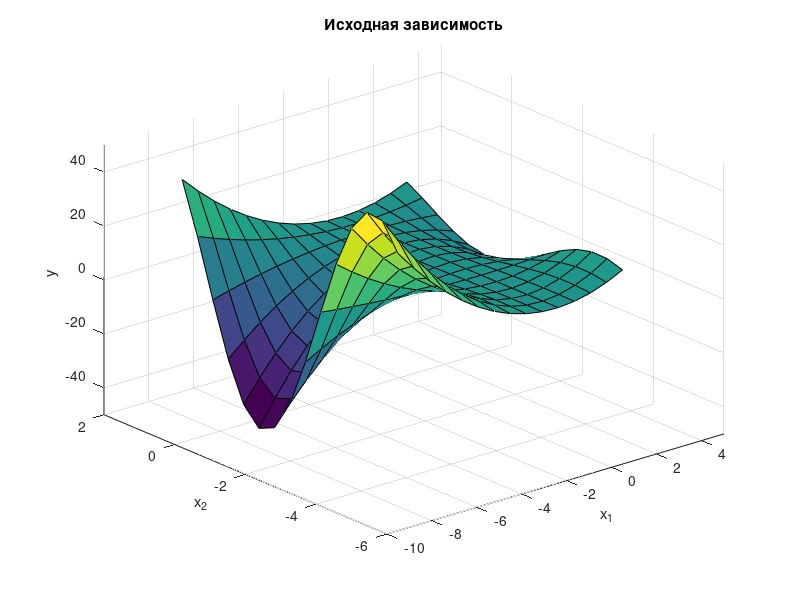

This chart was generated by the following MATLAB code: (Note: this script raises an error after producing the figure.)
%   Нечёткая аппроксимация зависимости: y=x1^2*sin(x2-1)
%                                                         (a2_IssledFIS.m)
%  <<< Исследование эффективности систем нечёткого вывода >>>
%==========================================================================
clear all

%--------------------------------------------------------------------------
% Построение графика функции  y=x1^2*sin(x2-1)
% в области    x1 e [-7, 3];  x2 e [-4.4, 1.7]
%---------------------------------------------

n = 15;         % количество точек дискретизации
x1 = linspace(-7,     3, n);
x2 = linspace(-4.4, 1.7, n);

y = zeros(n, n);
for i = 1:n
    y(i,:) = x1.^2 * sin(x2(i)-1);   
end    

%---------------------------------------------
h1 = figure(1);
set(h1,'Position',[5   554   524   407])
% get(h1,'Position')
surf(x1, x2, y)
axis([-10     5 ...
      -6	2 ...
      -50   50]); 
view(-40,30)
xlabel('x_1');   ylabel('x_2');   zlabel('y');
title('Исходная зависимость') 

%--------------------------------------------------------------------------
% Построение графика нечёткого отображения Мамдани
% с треугольными функциями принадл. термов вх.перем.
%---------------------------------------------

fM = readfis('firstM');        % загрузка нечёткой системы с диска
% getfis(fM);
% showfis(fM);

yM = zeros(n, n);
for i = 1:n
    yM(i,:) = evalfis([x1; ones(size(x1))*x2(i)], fM)';    
end  

%---------------------------------------------

h2 = figure(2);
set(h2,'Position',[5    65   524   407])
surf(x1, x2, yM)
axis([-10     5 ...
      -6	2 ...
      -50   50]); 
view(-40,30)
xlabel('x_1');   ylabel('x_2');   zlabel('y');
title('Система нечёткого вывода Мамдани (треуг.функ.прин.) - firstM.fis') 

%--------------------------------------------------------------------------
% Построение графика нечёткого отображения Мамдани
% с гауссовыми функциями принадл. термов вх.перем.
%---------------------------------------------

fMg = readfis('firstMg');       % загрузка нечёткой системы с диска

yMg = zeros(n, n);
for i = 1:n
    yMg(i,:) = evalfis([x1; ones(size(x1))*x2(i)], fMg)';    
end  

%---------------------------------------------

h3 = figure(3);
set(h3,'Position',[536    65   524   407])
surf(x1, x2, yMg)
axis([-10     5 ...
      -6	2 ...
      -50   50]); 
view(-40,30)
xlabel('x_1');   ylabel('x_2');   zlabel('y');
title('Система нечёткого вывода Мамдани (гаус.функ.прин.) - firstMg.fis') 

%--------------------------------------------------------------------------
% Построение графика нечёткого отображения Сугено
%---------------------------------------------

fS = readfis('firstS');       % загрузка нечёткой системы с диска

yS = zeros(n, n);
for i = 1:n
    yS(i,:) = evalfis([x1; ones(size(x1))*x2(i)], fS)';    
end  

%---------------------------------------------

h4 = figure(4);
set(h4,'Position',[1067  65  524  407])
surf(x1, x2, yS)
axis([-10     5 ...
      -6	2 ...
      -50   50]); 
view(-40,30)
xlabel('x_1');   ylabel('x_2');   zlabel('y');
title('Система нечёткого вывода Сугено - firstS.fis') 

%--------------------------------------------------------------------------
% Вычисление среднеквадратических значений ошибки нечёткой аппроксимации
%---------------------------------------------

% FIS Мамдани с треуг.функ.прин.терм.вх.перем.

eMkv = (y-yM).^2;               % квадрат ошибки аппрокс.в узловых точках
SeMkv = sum(sum(eMkv));         % сумма квадратов ошибок по всем точкам
NeM = numel(yM);                % общее количество контрольных точек
RMSE_M = sqrt(SeMkv/NeM);       % среднеквадратичное значение ошибки

% FIS Мамдани с гаус.функ.прин.терм.вх.перем.
RMSE_Mg = sqrt(sum(sum((y-yMg).^2))/numel(yMg));	% среднекв.знач.ошибки

% FIS Сугено
RMSE_S = sqrt(sum(sum((y-yS).^2))/numel(yS));       % среднекв.знач.ошибки

%---------------------------------------------

disp(' ')
disp('Средние квадратические значения ошибки аппроксимации:')
disp([' FIS Мамдани с треуг.функ.прин.терм.вх.перем.:  RMSE = ',  num2str(RMSE_M)])
disp([' FIS Мамдани с гаусс.функ.прин.терм.вх.перем.:  RMSE = ',  num2str(RMSE_Mg)])
disp([' FIS Сугено:                                    RMSE = ',  num2str(RMSE_S)])
disp(' ')

%---------------------------------------------
figure(2);
xlabel(['x_1       RMSE = ',num2str(RMSE_M)]);

figure(3);
xlabel(['x_1       RMSE = ',num2str(RMSE_Mg)]);

figure(4);
xlabel(['x_1       RMSE = ',num2str(RMSE_S)]);
%---------------------------------------------
